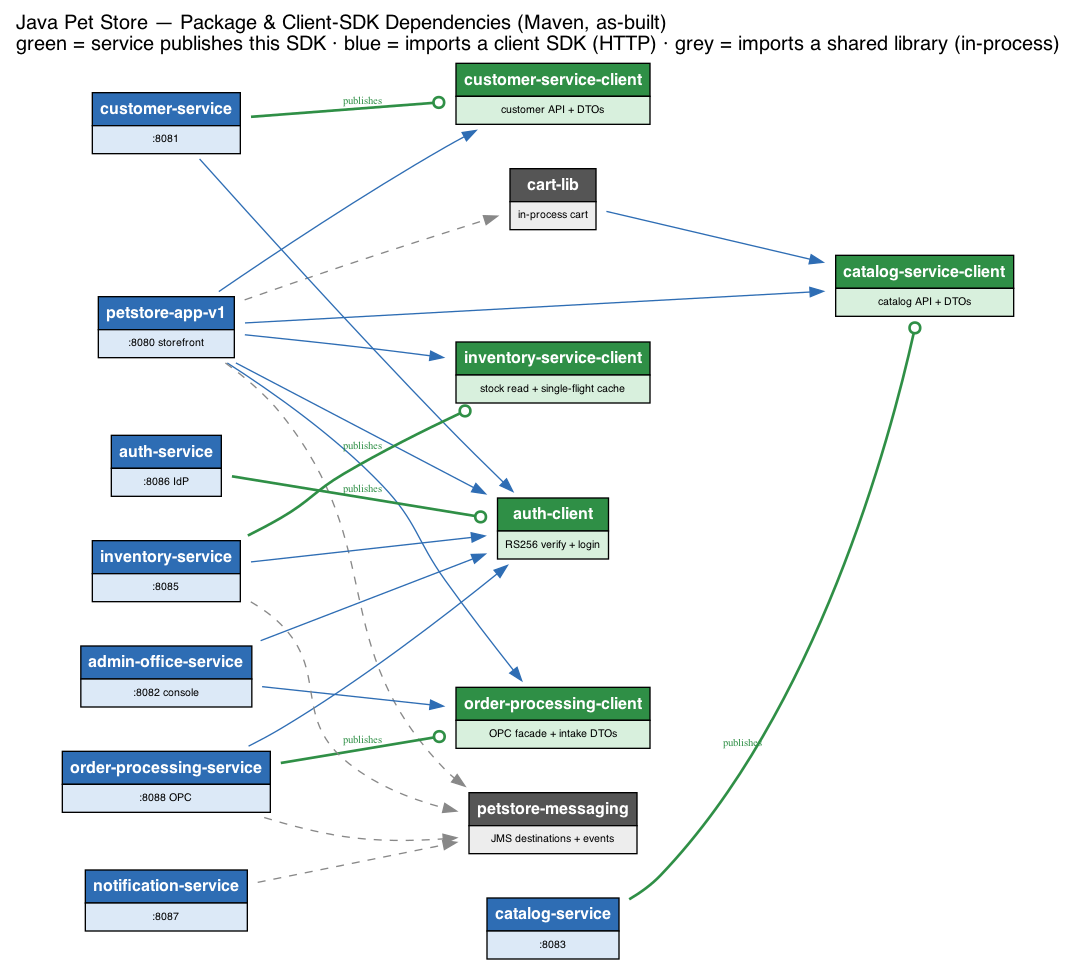

Write Python code to recreate this figure.
#!/usr/bin/env python3
import os
"""
Java Pet Store — package / client-SDK dependency graph (as-built).
Shows every app, the client SDK it PUBLISHES, the shared libraries, and every
Maven import edge (who depends on whose client/library).
Output: petstore_packages.png / .svg

Edges:
  blue  = imports a client SDK (calls that service's API)
  grey  = imports a shared library (in-process)
  green = a service PUBLISHES this client SDK (its own contract)
"""
import graphviz

APP = ("#DCE9F7", "#2E6DB4")     # runnable service
SDK = ("#D8F0DD", "#2F8F46")     # client SDK artifact
LIBP = ("#EDEDED", "#555555")    # shared library

g = graphviz.Digraph("pkg", format="png")
g.attr(rankdir="LR", splines="spline", nodesep="0.35", ranksep="1.3", bgcolor="white",
       fontname="Helvetica", fontsize="15", labelloc="t",
       label="Java Pet Store — Package & Client-SDK Dependencies (Maven, as-built)\\l"
             "green = service publishes this SDK · blue = imports a client SDK (HTTP) · grey = imports a shared library (in-process)\\l")
g.attr("node", fontname="Helvetica")


def node(nid, title, sub, colors=APP, shape="box"):
    f, b = colors
    g.node(nid,
        f'<<TABLE BORDER="0" CELLBORDER="1" CELLSPACING="0" CELLPADDING="5">'
        f'<TR><TD BGCOLOR="{b}"><FONT COLOR="white" POINT-SIZE="12"><B>{title}</B></FONT></TD></TR>'
        f'<TR><TD BGCOLOR="{f}"><FONT POINT-SIZE="8">{sub}</FONT></TD></TR></TABLE>>',
        shape="plaintext")


# ── runnable apps (Maven artifactId) ────────────────────────────────────
node("store", "petstore-app-v1", ":8080 storefront")
node("auth", "auth-service", ":8086 IdP")
node("customer", "customer-service", ":8081")
node("catalog", "catalog-service", ":8083")
node("opc", "order-processing-service", ":8088 OPC")
node("admin", "admin-office-service", ":8082 console")
node("inventory", "inventory-service", ":8085")
node("notify", "notification-service", ":8087")

# ── published client SDKs (artifacts) ───────────────────────────────────
node("authsdk", "auth-client", "RS256 verify + login", SDK)
node("custsdk", "customer-service-client", "customer API + DTOs", SDK)
node("catsdk", "catalog-service-client", "catalog API + DTOs", SDK)
node("opcsdk", "order-processing-client", "OPC facade + intake DTOs", SDK)
node("invsdk", "inventory-service-client", "stock read + single-flight cache", SDK)

# ── shared libraries (in-process, not a remote API) ─────────────────────
node("cartlib", "cart-lib", "in-process cart", LIBP)
node("msg", "petstore-messaging", "JMS destinations + events", LIBP)

# ── PUBLISHES edges (green): service → its own SDK ──────────────────────
def publishes(app, sdk):
    g.edge(app, sdk, label="publishes", color="#2F8F46", fontsize="8",
           fontcolor="#2F8F46", style="bold", arrowhead="odot")

publishes("auth", "authsdk")
publishes("customer", "custsdk")
publishes("catalog", "catsdk")
publishes("opc", "opcsdk")
publishes("inventory", "invsdk")

# ── IMPORTS a client SDK (blue): app → sdk it consumes ──────────────────
def imports_sdk(app, sdk):
    g.edge(app, sdk, color="#2E6DB4", fontsize="8", style="solid")

imports_sdk("store", "custsdk")
imports_sdk("store", "catsdk")
imports_sdk("store", "authsdk")
imports_sdk("store", "opcsdk")        # storefront → OPC sync checkout intake
imports_sdk("store", "invsdk")        # storefront → live stock badge / stepper cap
imports_sdk("customer", "authsdk")
imports_sdk("admin", "opcsdk")
imports_sdk("admin", "authsdk")
imports_sdk("inventory", "authsdk")
imports_sdk("opc", "authsdk")
imports_sdk("cartlib", "catsdk")     # cart-lib resolves items via catalog SDK

# ── IMPORTS a shared library (grey): consumer → library ─────────────────
def imports_lib(app, libn):
    g.edge(app, libn, color="#888888", fontsize="8", style="dashed")

imports_lib("store", "cartlib")
imports_lib("store", "msg")
imports_lib("opc", "msg")
imports_lib("inventory", "msg")
imports_lib("notify", "msg")

g.render(os.path.join(os.path.dirname(os.path.abspath(__file__)), "petstore_packages"), cleanup=True)
print("Wrote petstore_packages.png")
